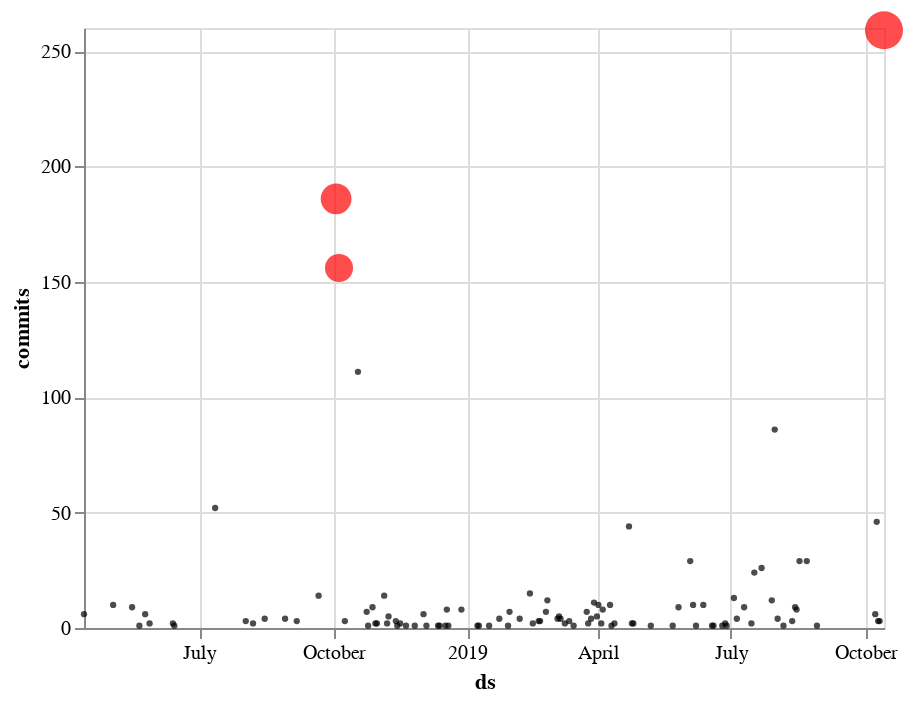

The notebook cell saved with this chart:
### Code cell
import altair as alt
def plot_anomalies(forecasted):
    fact = alt.Chart(forecasted[forecasted.anomaly==0]).mark_circle(size=10, color = 'Black').encode(
        x='ds:T', y=alt.Y('fact', title='commits'))    
        

    anomalies = alt.Chart(forecasted[forecasted.anomaly!=0]).mark_circle(size=15, color = 'Red').encode(
        x='ds:T', y=alt.Y('fact', title='commits'),size = alt.Size( 'importance', legend=None))

    return alt.layer(fact, anomalies)
              
plot_anomalies(forecasted)

### Figure 1 — Vega-Lite specification as saved in the notebook (floating-point values rounded to 4 significant figures)
{"config": {"view": {"continuousWidth": 400, "continuousHeight": 300}}, "layer": [{"data": {"name": "data-5ab48381881a25216d55223757f077a3"}, "mark": {"type": "circle", "color": "Black", "size": 10}, "encoding": {"x": {"type": "temporal", "field": "ds"}, "y": {"type": "quantitative", "field": "fact", "title": "commits"}}}, {"data": {"name": "data-20feae29fda8c95f63c20c01515e5dc1"}, "mark": {"type": "circle", "color": "Red", "size": 15}, "encoding": {"size": {"type": "quantitative", "field": "importance", "legend": null}, "x": {"type": "temporal", "field": "ds"}, "y": {"type": "quantitative", "field": "fact", "title": "commits"}}}], "$schema": "https://vega.github.io/schema/vega-lite/v4.0.2.json", "datasets": {"data-5ab48381881a25216d55223757f077a3": [{"ds": "2018-04-13T00:00:00", "trend": 21.74, "yhat": 21.74, "yhat_lower": -67.1, "yhat_upper": 114.8, "fact": 6, "anomaly": 0, "importance": 0.0}, {"ds": "2018-05-03T00:00:00", "trend": 21.3, "yhat": 21.3, "yhat_lower": -61.58, "yhat_upper": 111.6, "fact": 10, "anomaly": 0, "importance": 0.0}, {"ds": "2018-05-16T00:00:00", "trend": 21.01, "yhat": 21.01, "yhat_lower": -64.24, "yhat_upper": 107.6, "fact": 9, "anomaly": 0, "importance": 0.0}, {"ds": "2018-05-21T00:00:00", "trend": 20.9, "yhat": 20.9, "yhat_lower": -70.69, "yhat_upper": 108.1, "fact": 1, "anomaly": 0, "importance": 0.0}, {"ds": "2018-05-25T00:00:00", "trend": 20.81, "yhat": 20.81, "yhat_lower": -69.74, "yhat_upper": 107.9, "fact": 6, "anomaly": 0, "importance": 0.0}, {"ds": "2018-05-28T00:00:00", "trend": 20.74, "yhat": 20.74, "yhat_lower": -70.82, "yhat_upper": 109.0, "fact": 2, "anomaly": 0, "importance": 0.0}, {"ds": "2018-06-13T00:00:00", "trend": 20.38, "yhat": 20.38, "yhat_lower": -70.79, "yhat_upper": 111.8, "fact": 2, "anomaly": 0, "importance": 0.0}, {"ds": "2018-06-14T00:00:00", "trend": 20.36, "yhat": 20.36, "yhat_lower": -62.11, "yhat_upper": 108.6, "fact": 1, "anomaly": 0, "importance": 0.0}, {"ds": "2018-07-12T00:00:00", "trend": 19.74, "yhat": 19.74, "yhat_lower": -77.64, "yhat_upper": 117.3, "fact": 52, "anomaly": 0, "importance": 0.0}, {"ds": "2018-08-02T00:00:00", "trend": 19.27, "yhat": 19.27, "yhat_lower": -75.79, "yhat_upper": 114.1, "fact": 3, "anomaly": 0, "importance": 0.0}, {"ds": "2018-08-07T00:00:00", "trend": 19.16, "yhat": 19.16, "yhat_lower": -69.05, "yhat_upper": 112.6, "fact": 2, "anomaly": 0, "importance": 0.0}, {"ds": "2018-08-15T00:00:00", "trend": 18.98, "yhat": 18.98, "yhat_lower": -70.96, "yhat_upper": 101.0, "fact": 4, "anomaly": 0, "importance": 0.0}, {"ds": "2018-08-29T00:00:00", "trend": 18.67, "yhat": 18.67, "yhat_lower": -73.87, "yhat_upper": 113.0, "fact": 4, "anomaly": 0, "importance": 0.0}, {"ds": "2018-09-06T00:00:00", "trend": 18.49, "yhat": 18.49, "yhat_lower": -72.36, "yhat_upper": 116.8, "fact": 3, "anomaly": 0, "importance": 0.0}, {"ds": "2018-09-21T00:00:00", "trend": 18.09, "yhat": 18.09, "yhat_lower": -72.54, "yhat_upper": 109.4, "fact": 14, "anomaly": 0, "importance": 0.0}, {"ds": "2018-10-09T00:00:00", "trend": 17.61, "yhat": 17.61, "yhat_lower": -79.15, "yhat_upper": 115.4, "fact": 3, "anomaly": 0, "importance": 0.0}, {"ds": "2018-10-18T00:00:00", "trend": 17.38, "yhat": 17.38, "yhat_lower": -84.15, "yhat_upper": 117.5, "fact": 111, "anomaly": 0, "importance": 0.0}, {"ds": "2018-10-24T00:00:00", "trend": 17.22, "yhat": 17.22, "yhat_lower": -67.21, "yhat_upper": 113.7, "fact": 7, "anomaly": 0, "importance": 0.0}, {"ds": "2018-10-25T00:00:00", "trend": 17.19, "yhat": 17.19, "yhat_lower": -72.25, "yhat_upper": 97.48, "fact": 1, "anomaly": 0, "importance": 0.0}, {"ds": "2018-10-28T00:00:00", "trend": 17.11, "yhat": 17.11, "yhat_lower": -67.71, "yhat_upper": 105.8, "fact": 9, "anomaly": 0, "importance": 0.0}, {"ds": "2018-10-30T00:00:00", "trend": 17.06, "yhat": 17.06, "yhat_lower": -64.19, "yhat_upper": 106.1, "fact": 2, "anomaly": 0, "importance": 0.0}, {"ds": "2018-10-31T00:00:00", "trend": 17.03, "yhat": 17.03, "yhat_lower": -61.4, "yhat_upper": 108.0, "fact": 2, "anomaly": 0, "importance": 0.0}, {"ds": "2018-11-05T00:00:00", "trend": 16.9, "yhat": 16.9, "yhat_lower": -65.18, "yhat_upper": 99.65, "fact": 14, "anomaly": 0, "importance": 0.0}, {"ds": "2018-11-07T00:00:00", "trend": 16.84, "yhat": 16.84, "yhat_lower": -74.35, "yhat_upper": 108.8, "fact": 2, "anomaly": 0, "importance": 0.0}, {"ds": "2018-11-08T00:00:00", "trend": 16.82, "yhat": 16.82, "yhat_lower": -73.25, "yhat_upper": 113.1, "fact": 5, "anomaly": 0, "importance": 0.0}, {"ds": "2018-11-13T00:00:00", "trend": 16.68, "yhat": 16.68, "yhat_lower": -73.79, "yhat_upper": 115.7, "fact": 3, "anomaly": 0, "importance": 0.0}, {"ds": "2018-11-14T00:00:00", "trend": 16.66, "yhat": 16.66, "yhat_lower": -69.88, "yhat_upper": 111.8, "fact": 1, "anomaly": 0, "importance": 0.0}, {"ds": "2018-11-16T00:00:00", "trend": 16.6, "yhat": 16.6, "yhat_lower": -74.07, "yhat_upper": 108.9, "fact": 2, "anomaly": 0, "importance": 0.0}, {"ds": "2018-11-20T00:00:00", "trend": 16.5, "yhat": 16.5, "yhat_lower": -78.9, "yhat_upper": 104.2, "fact": 1, "anomaly": 0, "importance": 0.0}, {"ds": "2018-11-26T00:00:00", "trend": 16.34, "yhat": 16.34, "yhat_lower": -82.96, "yhat_upper": 106.4, "fact": 1, "anomaly": 0, "importance": 0.0}, {"ds": "2018-12-02T00:00:00", "trend": 16.18, "yhat": 16.18, "yhat_lower": -70.07, "yhat_upper": 114.3, "fact": 6, "anomaly": 0, "importance": 0.0}, {"ds": "2018-12-04T00:00:00", "trend": 16.12, "yhat": 16.12, "yhat_lower": -58.41, "yhat_upper": 112.8, "fact": 1, "anomaly": 0, "importance": 0.0}, {"ds": "2018-12-12T00:00:00", "trend": 15.91, "yhat": 15.91, "yhat_lower": -79.24, "yhat_upper": 105.6, "fact": 1, "anomaly": 0, "importance": 0.0}, {"ds": "2018-12-13T00:00:00", "trend": 15.89, "yhat": 15.89, "yhat_lower": -70.21, "yhat_upper": 114.2, "fact": 1, "anomaly": 0, "importance": 0.0}, {"ds": "2018-12-17T00:00:00", "trend": 15.78, "yhat": 15.78, "yhat_lower": -74.32, "yhat_upper": 102.8, "fact": 1, "anomaly": 0, "importance": 0.0}, {"ds": "2018-12-18T00:00:00", "trend": 15.75, "yhat": 15.75, "yhat_lower": -70.22, "yhat_upper": 100.8, "fact": 8, "anomaly": 0, "importance": 0.0}, {"ds": "2018-12-19T00:00:00", "trend": 15.73, "yhat": 15.73, "yhat_lower": -74.87, "yhat_upper": 102.5, "fact": 1, "anomaly": 0, "importance": 0.0}, {"ds": "2018-12-28T00:00:00", "trend": 15.49, "yhat": 15.49, "yhat_lower": -65.14, "yhat_upper": 106.9, "fact": 8, "anomaly": 0, "importance": 0.0}, {"ds": "2019-01-08T00:00:00", "trend": 15.19, "yhat": 15.19, "yhat_lower": -77.36, "yhat_upper": 96.17, "fact": 1, "anomaly": 0, "importance": 0.0}, {"ds": "2019-01-09T00:00:00", "trend": 15.17, "yhat": 15.17, "yhat_lower": -73.33, "yhat_upper": 119.3, "fact": 1, "anomaly": 0, "importance": 0.0}, {"ds": "2019-01-16T00:00:00", "trend": 14.98, "yhat": 14.98, "yhat_lower": -80.8, "yhat_upper": 100.4, "fact": 1, "anomaly": 0, "importance": 0.0}, {"ds": "2019-01-23T00:00:00", "trend": 14.79, "yhat": 14.79, "yhat_lower": -71.1, "yhat_upper": 100.8, "fact": 4, "anomaly": 0, "importance": 0.0}, {"ds": "2019-01-29T00:00:00", "trend": 14.63, "yhat": 14.63, "yhat_lower": -81.38, "yhat_upper": 107.0, "fact": 1, "anomaly": 0, "importance": 0.0}, {"ds": "2019-01-30T00:00:00", "trend": 14.61, "yhat": 14.61, "yhat_lower": -71.92, "yhat_upper": 108.4, "fact": 7, "anomaly": 0, "importance": 0.0}, {"ds": "2019-02-06T00:00:00", "trend": 14.42, "yhat": 14.42, "yhat_lower": -69.92, "yhat_upper": 100.8, "fact": 4, "anomaly": 0, "importance": 0.0}, {"ds": "2019-02-13T00:00:00", "trend": 14.24, "yhat": 14.24, "yhat_lower": -69.35, "yhat_upper": 101.8, "fact": 15, "anomaly": 0, "importance": 0.0}, {"ds": "2019-02-15T00:00:00", "trend": 14.18, "yhat": 14.18, "yhat_lower": -68.68, "yhat_upper": 100.3, "fact": 2, "anomaly": 0, "importance": 0.0}, {"ds": "2019-02-19T00:00:00", "trend": 14.08, "yhat": 14.08, "yhat_lower": -71.21, "yhat_upper": 95.73, "fact": 3, "anomaly": 0, "importance": 0.0}, {"ds": "2019-02-20T00:00:00", "trend": 14.05, "yhat": 14.05, "yhat_lower": -76.73, "yhat_upper": 102.1, "fact": 3, "anomaly": 0, "importance": 0.0}, {"ds": "2019-02-24T00:00:00", "trend": 13.94, "yhat": 13.94, "yhat_lower": -67.59, "yhat_upper": 97.48, "fact": 7, "anomaly": 0, "importance": 0.0}, {"ds": "2019-02-25T00:00:00", "trend": 13.92, "yhat": 13.92, "yhat_lower": -68.61, "yhat_upper": 111.1, "fact": 12, "anomaly": 0, "importance": 0.0}, {"ds": "2019-03-04T00:00:00", "trend": 13.73, "yhat": 13.73, "yhat_lower": -85.12, "yhat_upper": 101.8, "fact": 4, "anomaly": 0, "importance": 0.0}, {"ds": "2019-03-05T00:00:00", "trend": 13.7, "yhat": 13.7, "yhat_lower": -76.96, "yhat_upper": 95.09, "fact": 5, "anomaly": 0, "importance": 0.0}, {"ds": "2019-03-06T00:00:00", "trend": 13.68, "yhat": 13.68, "yhat_lower": -74.5, "yhat_upper": 101.2, "fact": 4, "anomaly": 0, "importance": 0.0}, {"ds": "2019-03-09T00:00:00", "trend": 13.6, "yhat": 13.6, "yhat_lower": -78.6, "yhat_upper": 104.6, "fact": 2, "anomaly": 0, "importance": 0.0}, {"ds": "2019-03-12T00:00:00", "trend": 13.52, "yhat": 13.52, "yhat_lower": -75.69, "yhat_upper": 107.2, "fact": 3, "anomaly": 0, "importance": 0.0}, {"ds": "2019-03-15T00:00:00", "trend": 13.44, "yhat": 13.44, "yhat_lower": -75.26, "yhat_upper": 107.9, "fact": 1, "anomaly": 0, "importance": 0.0}, {"ds": "2019-03-24T00:00:00", "trend": 13.2, "yhat": 13.2, "yhat_lower": -87.73, "yhat_upper": 104.7, "fact": 7, "anomaly": 0, "importance": 0.0}, {"ds": "2019-03-25T00:00:00", "trend": 13.17, "yhat": 13.17, "yhat_lower": -77.07, "yhat_upper": 115.7, "fact": 2, "anomaly": 0, "importance": 0.0}, {"ds": "2019-03-27T00:00:00", "trend": 13.12, "yhat": 13.12, "yhat_lower": -83.66, "yhat_upper": 98.96, "fact": 4, "anomaly": 0, "importance": 0.0}, {"ds": "2019-03-29T00:00:00", "trend": 13.06, "yhat": 13.06, "yhat_lower": -79.09, "yhat_upper": 108.8, "fact": 11, "anomaly": 0, "importance": 0.0}, {"ds": "2019-03-31T00:00:00", "trend": 13.01, "yhat": 13.01, "yhat_lower": -76.61, "yhat_upper": 100.2, "fact": 5, "anomaly": 0, "importance": 0.0}, {"ds": "2019-04-01T00:00:00", "trend": 12.98, "yhat": 12.98, "yhat_lower": -87.4, "yhat_upper": 106.4, "fact": 10, "anomaly": 0, "importance": 0.0}, {"ds": "2019-04-03T00:00:00", "trend": 12.93, "yhat": 12.93, "yhat_lower": -74.12, "yhat_upper": 105.6, "fact": 2, "anomaly": 0, "importance": 0.0}, {"ds": "2019-04-04T00:00:00", "trend": 12.9, "yhat": 12.9, "yhat_lower": -74.71, "yhat_upper": 103.4, "fact": 8, "anomaly": 0, "importance": 0.0}, {"ds": "2019-04-09T00:00:00", "trend": 12.77, "yhat": 12.77, "yhat_lower": -85.62, "yhat_upper": 104.6, "fact": 10, "anomaly": 0, "importance": 0.0}, {"ds": "2019-04-10T00:00:00", "trend": 12.74, "yhat": 12.74, "yhat_lower": -71.48, "yhat_upper": 105.6, "fact": 1, "anomaly": 0, "importance": 0.0}, {"ds": "2019-04-12T00:00:00", "trend": 12.69, "yhat": 12.69, "yhat_lower": -78.54, "yhat_upper": 97.72, "fact": 2, "anomaly": 0, "importance": 0.0}, {"ds": "2019-04-22T00:00:00", "trend": 12.43, "yhat": 12.43, "yhat_lower": -72.74, "yhat_upper": 104.2, "fact": 44, "anomaly": 0, "importance": 0.0}, {"ds": "2019-04-24T00:00:00", "trend": 12.37, "yhat": 12.37, "yhat_lower": -69.52, "yhat_upper": 102.9, "fact": 2, "anomaly": 0, "importance": 0.0}, {"ds": "2019-04-25T00:00:00", "trend": 12.35, "yhat": 12.35, "yhat_lower": -77.94, "yhat_upper": 99.81, "fact": 2, "anomaly": 0, "importance": 0.0}, {"ds": "2019-05-07T00:00:00", "trend": 12.03, "yhat": 12.03, "yhat_lower": -76.97, "yhat_upper": 104.0, "fact": 1, "anomaly": 0, "importance": 0.0}, {"ds": "2019-05-22T00:00:00", "trend": 11.63, "yhat": 11.63, "yhat_lower": -77.72, "yhat_upper": 103.4, "fact": 1, "anomaly": 0, "importance": 0.0}, {"ds": "2019-05-26T00:00:00", "trend": 11.52, "yhat": 11.52, "yhat_lower": -77.91, "yhat_upper": 107.2, "fact": 9, "anomaly": 0, "importance": 0.0}, {"ds": "2019-06-03T00:00:00", "trend": 11.31, "yhat": 11.31, "yhat_lower": -87.88, "yhat_upper": 101.8, "fact": 29, "anomaly": 0, "importance": 0.0}, {"ds": "2019-06-05T00:00:00", "trend": 11.25, "yhat": 11.25, "yhat_lower": -78.62, "yhat_upper": 103.5, "fact": 10, "anomaly": 0, "importance": 0.0}, {"ds": "2019-06-07T00:00:00", "trend": 11.2, "yhat": 11.2, "yhat_lower": -79.24, "yhat_upper": 102.3, "fact": 1, "anomaly": 0, "importance": 0.0}, {"ds": "2019-06-12T00:00:00", "trend": 11.07, "yhat": 11.07, "yhat_lower": -72.46, "yhat_upper": 98.31, "fact": 10, "anomaly": 0, "importance": 0.0}, {"ds": "2019-06-18T00:00:00", "trend": 10.91, "yhat": 10.91, "yhat_lower": -73.25, "yhat_upper": 102.3, "fact": 1, "anomaly": 0, "importance": 0.0}, {"ds": "2019-06-19T00:00:00", "trend": 10.88, "yhat": 10.88, "yhat_lower": -79.61, "yhat_upper": 106.7, "fact": 1, "anomaly": 0, "importance": 0.0}, {"ds": "2019-06-25T00:00:00", "trend": 10.72, "yhat": 10.72, "yhat_lower": -80.95, "yhat_upper": 90.02, "fact": 1, "anomaly": 0, "importance": 0.0}, {"ds": "2019-06-27T00:00:00", "trend": 10.67, "yhat": 10.67, "yhat_lower": -80.08, "yhat_upper": 101.1, "fact": 2, "anomaly": 0, "importance": 0.0}, {"ds": "2019-06-28T00:00:00", "trend": 10.64, "yhat": 10.64, "yhat_lower": -71.17, "yhat_upper": 103.8, "fact": 1, "anomaly": 0, "importance": 0.0}, {"ds": "2019-07-03T00:00:00", "trend": 10.51, "yhat": 10.51, "yhat_lower": -82.22, "yhat_upper": 100.6, "fact": 13, "anomaly": 0, "importance": 0.0}, {"ds": "2019-07-05T00:00:00", "trend": 10.46, "yhat": 10.46, "yhat_lower": -78.18, "yhat_upper": 99.93, "fact": 4, "anomaly": 0, "importance": 0.0}, {"ds": "2019-07-10T00:00:00", "trend": 10.32, "yhat": 10.32, "yhat_lower": -90.42, "yhat_upper": 105.5, "fact": 9, "anomaly": 0, "importance": 0.0}, {"ds": "2019-07-15T00:00:00", "trend": 10.19, "yhat": 10.19, "yhat_lower": -81.51, "yhat_upper": 106.9, "fact": 2, "anomaly": 0, "importance": 0.0}, {"ds": "2019-07-17T00:00:00", "trend": 10.14, "yhat": 10.14, "yhat_lower": -80.17, "yhat_upper": 98.36, "fact": 24, "anomaly": 0, "importance": 0.0}, {"ds": "2019-07-22T00:00:00", "trend": 10.0, "yhat": 10.0, "yhat_lower": -75.47, "yhat_upper": 96.33, "fact": 26, "anomaly": 0, "importance": 0.0}, {"ds": "2019-07-29T00:00:00", "trend": 9.818, "yhat": 9.818, "yhat_lower": -82.46, "yhat_upper": 94.73, "fact": 12, "anomaly": 0, "importance": 0.0}, {"ds": "2019-07-31T00:00:00", "trend": 9.764, "yhat": 9.764, "yhat_lower": -84.31, "yhat_upper": 96.73, "fact": 86, "anomaly": 0, "importance": 0.0}, {"ds": "2019-08-02T00:00:00", "trend": 9.711, "yhat": 9.711, "yhat_lower": -72.63, "yhat_upper": 101.9, "fact": 4, "anomaly": 0, "importance": 0.0}, {"ds": "2019-08-06T00:00:00", "trend": 9.605, "yhat": 9.605, "yhat_lower": -73.69, "yhat_upper": 95.19, "fact": 1, "anomaly": 0, "importance": 0.0}, {"ds": "2019-08-12T00:00:00", "trend": 9.445, "yhat": 9.445, "yhat_lower": -73.84, "yhat_upper": 102.4, "fact": 3, "anomaly": 0, "importance": 0.0}, {"ds": "2019-08-14T00:00:00", "trend": 9.392, "yhat": 9.392, "yhat_lower": -73.95, "yhat_upper": 92.52, "fact": 9, "anomaly": 0, "importance": 0.0}, {"ds": "2019-08-15T00:00:00", "trend": 9.365, "yhat": 9.365, "yhat_lower": -68.34, "yhat_upper": 99.89, "fact": 8, "anomaly": 0, "importance": 0.0}, {"ds": "2019-08-17T00:00:00", "trend": 9.312, "yhat": 9.312, "yhat_lower": -78.01, "yhat_upper": 102.2, "fact": 29, "anomaly": 0, "importance": 0.0}, {"ds": "2019-08-22T00:00:00", "trend": 9.179, "yhat": 9.179, "yhat_lower": -80.61, "yhat_upper": 95.43, "fact": 29, "anomaly": 0, "importance": 0.0}, {"ds": "2019-08-29T00:00:00", "trend": 8.993, "yhat": 8.993, "yhat_lower": -88.01, "yhat_upper": 93.68, "fact": 1, "anomaly": 0, "importance": 0.0}, {"ds": "2019-10-08T00:00:00", "trend": 7.928, "yhat": 7.928, "yhat_lower": -74.34, "yhat_upper": 112.7, "fact": 6, "anomaly": 0, "importance": 0.0}, {"ds": "2019-10-09T00:00:00", "trend": 7.901, "yhat": 7.901, "yhat_lower": -84.5, "yhat_upper": 99.76, "fact": 46, "anomaly": 0, "importance": 0.0}, {"ds": "2019-10-10T00:00:00", "trend": 7.875, "yhat": 7.875, "yhat_lower": -88.39, "yhat_upper": 101.3, "fact": 3, "anomaly": 0, "importance": 0.0}, {"ds": "2019-10-11T00:00:00", "trend": 7.848, "yhat": 7.848, "yhat_lower": -82.09, "yhat_upper": 84.91, "fact": 3, "anomaly": 0, "importance": 0.0}], "data-20feae29fda8c95f63c20c01515e5dc1": [{"ds": "2018-10-03T00:00:00", "trend": 17.77, "yhat": 17.77, "yhat_lower": -86.91, "yhat_upper": 107.7, "fact": 186, "anomaly": 1, "importance": 0.4208}, {"ds": "2018-10-05T00:00:00", "trend": 17.72, "yhat": 17.72, "yhat_lower": -68.23, "yhat_upper": 101.7, "fact": 156, "anomaly": 1, "importance": 0.3481}, {"ds": "2019-10-14T00:00:00", "trend": 7.768, "yhat": 7.768, "yhat_lower": -77.08, "yhat_upper": 91.99, "fact": 259, "anomaly": 1, "importance": 0.6448}]}}
